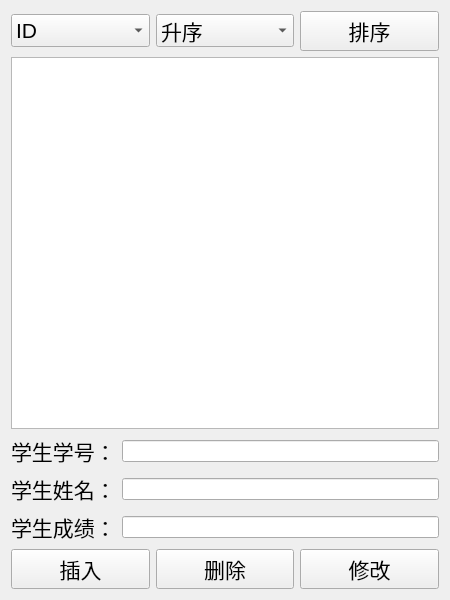
<?xml version="1.0" encoding="UTF-8"?>
<ui version="4.0">
 <class>Widget</class>
 <widget class="QWidget" name="Widget">
  <property name="geometry">
   <rect>
    <x>0</x>
    <y>0</y>
    <width>450</width>
    <height>600</height>
   </rect>
  </property>
  <property name="windowTitle">
   <string>Widget</string>
  </property>
  <layout class="QVBoxLayout" name="verticalLayout">
   <item>
    <layout class="QHBoxLayout" name="horizontalLayout">
     <item>
      <widget class="QComboBox" name="cBoxID">
       <property name="font">
        <font>
         <pointsize>16</pointsize>
        </font>
       </property>
       <item>
        <property name="text">
         <string>ID</string>
        </property>
       </item>
       <item>
        <property name="text">
         <string>Score</string>
        </property>
       </item>
      </widget>
     </item>
     <item>
      <widget class="QComboBox" name="cBoxSort">
       <property name="font">
        <font>
         <pointsize>16</pointsize>
        </font>
       </property>
       <item>
        <property name="text">
         <string>升序</string>
        </property>
       </item>
       <item>
        <property name="text">
         <string>降序</string>
        </property>
       </item>
      </widget>
     </item>
     <item>
      <widget class="QPushButton" name="btnSort">
       <property name="font">
        <font>
         <pointsize>16</pointsize>
        </font>
       </property>
       <property name="text">
        <string>排序</string>
       </property>
      </widget>
     </item>
    </layout>
   </item>
   <item>
    <widget class="QTableView" name="tableView"/>
   </item>
   <item>
    <layout class="QGridLayout" name="gridLayout">
     <item row="0" column="0">
      <widget class="QLabel" name="labelID">
       <property name="font">
        <font>
         <pointsize>16</pointsize>
        </font>
       </property>
       <property name="text">
        <string>学生学号：</string>
       </property>
      </widget>
     </item>
     <item row="0" column="1">
      <widget class="QLineEdit" name="lineEditID"/>
     </item>
     <item row="1" column="0">
      <widget class="QLabel" name="labelName">
       <property name="font">
        <font>
         <pointsize>16</pointsize>
        </font>
       </property>
       <property name="text">
        <string>学生姓名：</string>
       </property>
      </widget>
     </item>
     <item row="1" column="1">
      <widget class="QLineEdit" name="lineEditName"/>
     </item>
     <item row="2" column="0">
      <widget class="QLabel" name="labelScore">
       <property name="font">
        <font>
         <pointsize>16</pointsize>
        </font>
       </property>
       <property name="text">
        <string>学生成绩：</string>
       </property>
      </widget>
     </item>
     <item row="2" column="1">
      <widget class="QLineEdit" name="lineEditScore"/>
     </item>
    </layout>
   </item>
   <item>
    <layout class="QHBoxLayout" name="horizontalLayout_2">
     <item>
      <widget class="QPushButton" name="btnInsert">
       <property name="font">
        <font>
         <pointsize>16</pointsize>
        </font>
       </property>
       <property name="text">
        <string>插入</string>
       </property>
      </widget>
     </item>
     <item>
      <widget class="QPushButton" name="btnDelete">
       <property name="font">
        <font>
         <pointsize>16</pointsize>
        </font>
       </property>
       <property name="text">
        <string>删除</string>
       </property>
      </widget>
     </item>
     <item>
      <widget class="QPushButton" name="btnModify">
       <property name="font">
        <font>
         <pointsize>16</pointsize>
        </font>
       </property>
       <property name="text">
        <string>修改</string>
       </property>
      </widget>
     </item>
    </layout>
   </item>
  </layout>
 </widget>
 <resources/>
 <connections/>
</ui>
